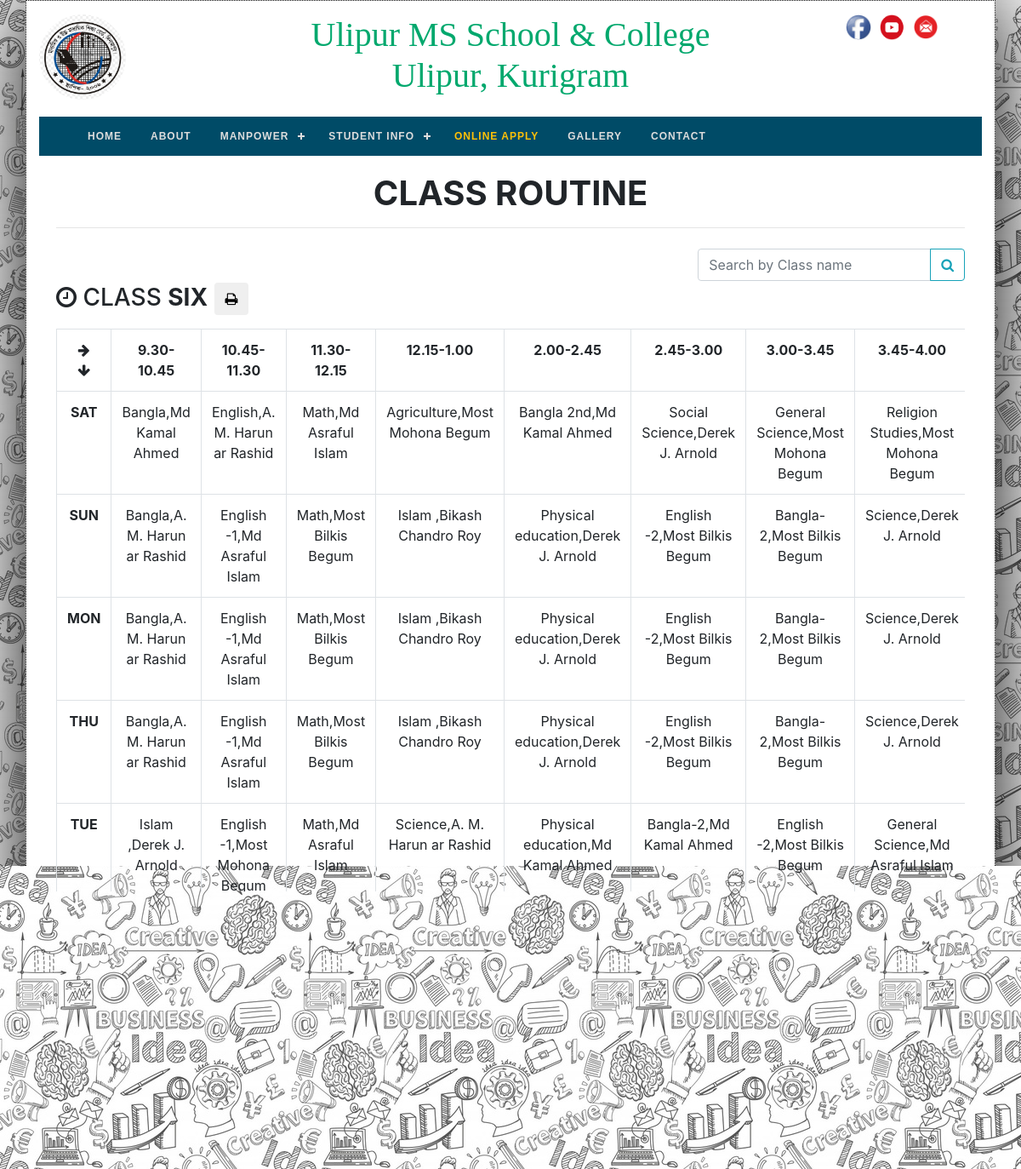
/website/student-class-routine.php, run on the app's committed database.
### tables this page shows
CREATE TABLE `routine` (
  `id` int(11) NOT NULL,
  `class_name` varchar(255) NOT NULL,
  `class_group` varchar(255) DEFAULT NULL,
  `day` varchar(255) NOT NULL,
  `1st_period` varchar(255) DEFAULT NULL,
  `2nd_period` varchar(255) DEFAULT NULL,
  `3rd_period` varchar(255) DEFAULT NULL,
  `4th_period` varchar(255) DEFAULT NULL,
  `5th_period` varchar(255) DEFAULT NULL,
  `6th_period` varchar(255) DEFAULT NULL,
  `7th_period` varchar(255) DEFAULT NULL,
  `8th_period` varchar(255) DEFAULT NULL
);

### website/classes/Student.php (called while the page is built, shortened)
<?php
class Student
{
    public function distinctClassFromRoutine($start_from, $per_page)
    {
        $query = "SELECT DISTINCT class_name, class_group FROM routine LIMIT $start_from, $per_page";
        $data = DB::select($query);
        return $data;
    }
    public function classRoutine($class, $class_group = null)
    {
        if ($class == 'TEN' OR $class == 'NINE' OR $class == 'ten' OR $class == 'nine' OR $class == 10 OR $class == 9) {
            $query = "SELECT * FROM routine WHERE class_name = '$class' AND class_group = '$class_group'";
        } else {
            $query = "SELECT * FROM routine WHERE class_name = '$class'";
        }
        $data = DB::select($query);
        return $data;
    }
    public function totalRoutine()
    {
        $query = "SELECT DISTINCT class_name, class_group FROM routine";
        $data = DB::select($query);
        $rows = $data->num_rows;
        return $rows;
    }
    public function routineClassTime()
    {
        $contents = file_get_contents('files/routine-class-time.json');
        return json_decode($contents);
    }
}

### website/classes/DB.php (called while the page is built, shortened)
<?php
class DB{
    protected static $host     = "localhost";
    protected static $username = "root";
    protected static $password = "";
    protected static $database = "high_school";
    public static function connection()
    {
        try{
            $mysqli = new mysqli(self::$host, self::$username, self::$password, self::$database);
            return $mysqli;
        }catch (Exception $e){
            die("Server not connected ! ".$e->getMessage());
        }
    }
    public static function select($query)
    {
        $data = self::connection()->query($query);
        return $data;
    }
}

### website/student-class-routine.php (the view, shortened to what this page needs)
<?php require 'includes/header.php'; ?>
    <div class="card-body">
        <h1 class="text-center font-weight-bold">CLASS ROUTINE</h1>
        <hr>
        <div class="table-responsive">
            <?php
            $per_page = 1;
            $page = (isset($_GET['p']) AND ($_GET['p'] > 0)) ? $_GET['p'] : 1;
            $start_from = ($page - 1) * $per_page;
            ?>
            <?php
            if (isset($_POST['key'])) {
                $routines = $student->routineSearchByClass($_POST['key']);
            } else {
                $routines = $student->distinctClassFromRoutine($start_from, $per_page);
            }
            ?>
            <div class="float-right mt-2">
                <form method="post">
                    <div class="input-group mb-3">
                        <input type="text" name="key" class="form-control" placeholder="Search by Class name" required>
                        <div class="input-group-append">
                            <button type="submit" class="btn btn-outline-info">
                                <i class="fa fa-search"></i>
                            </button>
                        </div>
                    </div>
                </form>
            </div>
            <br>
            <?php foreach ($routines as $routine) { ?>
                <div id="printRoutine_<?php echo $routine['class_name'] . $routine['class_group']; ?>">
                    <h3 class="mt-4 mb-3 text-uppercase">
                        <i class="fa fa-clock-o"></i> CLASS
                        <strong><?php echo (isset($_POST['key'])) ? str_ireplace($_POST['key'], '<span style="background-color: yellow">' . $_POST["key"] . '</span>', $routine['class_name']) : $routine['class_name']; ?></strong>
                        <button id="print-btn" onclick="schoolInfo(); printdiv('printRoutine_<?php echo $routine['class_name'] . $routine['class_group']; ?>')"
                                class="btn"><i class="fa fa-print"></i></button>
                    </h3>
                    <table class="table table-bordered text-center">
                        <tr>
                            <th>
                                <i class="fa fa-arrow-right"></i><br>
                                <i class="fa fa-arrow-down"></i>
                            </th>
                            <?php
                            $classTimes = $student->routineClassTime();
                            foreach ($classTimes as $value) {
                            ?><th><?php echo $value; ?></th><?php } ?>
                        </tr>
                        <?php
                        $class_routine = $student->classRoutine($routine['class_name'], $routine['class_group']);
                        foreach ($class_routine as $r) {
                            ?>
                            <tr>
                                <th><?php echo strtoupper($r['day']); ?></th>
                                <td><?php echo $r['1st_period']; ?></td>
                                <td><?php echo $r['2nd_period']; ?></td>
                                <td><?php echo $r['3rd_period']; ?></td>
                                <td><?php echo $r['4th_period']; ?></td>
                                <td><?php echo $r['5th_period']; ?></td>
                                <td><?php echo $r['6th_period']; ?></td>
                                <td><?php echo $r['7th_period']; ?></td>
                                <td><?php echo $r['8th_period']; ?></td>
                            </tr>
                        <?php } ?>
                    </table>
                </div>
            <?php } ?>
        </div>
    </div>
    <p class="text-center">
        <?php
        $class_rows = $student->totalRoutine();
        $total_page = ceil($class_rows / $per_page);
        ?>
        <?php $next_page = (isset($_GET['p'])) ? $_GET['p'] + 1 : 2;
        if (isset($_GET['p']) AND ($_GET['p'] > 1)) { ?>
        <?php }
        if ($next_page <= $total_page) { ?>
            <a href="?p=<?php echo $next_page; ?>" class='btn'>NEXT <i class="fa fa-arrow-right"></i></a>
        <?php } ?>
    </p>
<?php require 'includes/footer.php'; ?>

### data on the page
routine: day "SAT", 1st_period "Bangla,Md Kamal Ahmed", 2nd_period "English,A. M. Harun ar Rashid", 3rd_period "Math,Md Asraful Islam", 4th_period "Agriculture,Most Mohona Begum", 5th_period "Bangla 2nd,Md Kamal Ahmed", 6th_period "Social Science,Derek J. Arnold", 7th_period "General Science,Most Mohona Begum", 8th_period "Religion Studies,Most Mohona Begum"
routine: day "SUN", 1st_period "Bangla,A. M. Harun ar Rashid", 2nd_period "English -1,Md Asraful Islam", 3rd_period "Math,Most Bilkis Begum", 4th_period "Islam ,Bikash Chandro Roy", 5th_period "Physical education,Derek J. Arnold", 6th_period "English -2,Most Bilkis Begum", 7th_period "Bangla-2,Most Bilkis Begum", 8th_period "Science,Derek J. Arnold"
routine: day "MON", 1st_period "Bangla,A. M. Harun ar Rashid", 2nd_period "English -1,Md Asraful Islam", 3rd_period "Math,Most Bilkis Begum", 4th_period "Islam ,Bikash Chandro Roy", 5th_period "Physical education,Derek J. Arnold", 6th_period "English -2,Most Bilkis Begum", 7th_period "Bangla-2,Most Bilkis Begum", 8th_period "Science,Derek J. Arnold"
routine: day "THU", 1st_period "Bangla,A. M. Harun ar Rashid", 2nd_period "English -1,Md Asraful Islam", 3rd_period "Math,Most Bilkis Begum", 4th_period "Islam ,Bikash Chandro Roy", 5th_period "Physical education,Derek J. Arnold", 6th_period "English -2,Most Bilkis Begum", 7th_period "Bangla-2,Most Bilkis Begum", 8th_period "Science,Derek J. Arnold"
routine: day "TUE", 1st_period "Islam ,Derek J. Arnold", 2nd_period "English -1,Most Mohona Begum", 3rd_period "Math,Md Asraful Islam", 4th_period "Science,A. M. Harun ar Rashid", 5th_period "Physical education,Md Kamal Ahmed", 6th_period "Bangla-2,Md Kamal Ahmed", 7th_period "English -2,Most Bilkis Begum", 8th_period "General Science,Md Asraful Islam"
routine: day "WED", 1st_period "Islam ,Derek J. Arnold", 2nd_period "English -1,Most Mohona Begum", 3rd_period "Math,Md Asraful Islam", 4th_period "Science,A. M. Harun ar Rashid", 5th_period "Physical education,Md Kamal Ahmed", 6th_period "Bangla-2,Md Kamal Ahmed", 7th_period "English -2,Most Bilkis Begum", 8th_period "General Science,Md Asraful Islam"

### other printed values
$routine['class_name'] "SIX"
$value "9.30-10.45"
$value "10.45-11.30"
$value "11.30-12.15"
$value "12.15-1.00"
$value "2.00-2.45"
$value "2.45-3.00"
$value "3.00-3.45"
$value "3.45-4.00"
